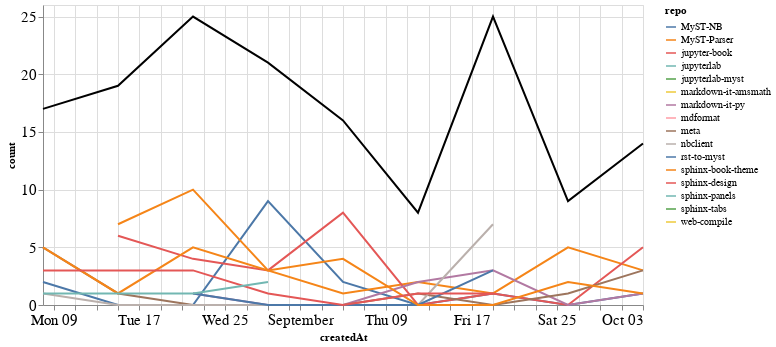

Notebook code cell kept with this figure:
### Markdown cell above
### Comments

### Code cell
comments_time = comments.groupby('repo').resample('W', on='createdAt').count()['author'].reset_index()
comments_time = comments_time.rename(columns={'author': 'count'})
comments_time_total = comments_time.groupby('createdAt').agg({"count": "sum"}).reset_index()
ch1 = alt.Chart(comments_time, width=600).mark_line().encode(
    x='createdAt',
    y='count',
    color='repo',
    tooltip="repo"
)

ch2 = alt.Chart(comments_time_total, width=600).mark_line(color="black").encode(
    x='createdAt',
    y='count',
)

ch1 + ch2

### Figure 1 — Vega-Lite specification as saved in the notebook (floating-point values rounded to 4 significant figures)
{"config": {"axisLeft": {"labelFontSize": 15}, "axisBottom": {"labelFontSize": 15}}, "layer": [{"data": {"name": "data-d59b055f73ea6fbdf6064330edbe4495"}, "mark": "line", "encoding": {"color": {"type": "nominal", "field": "repo"}, "tooltip": {"type": "nominal", "field": "repo"}, "x": {"type": "temporal", "field": "createdAt"}, "y": {"type": "quantitative", "field": "count"}}, "width": 600}, {"data": {"name": "data-abc6a6ad740cb01e1a50ce7fa2fbbc71"}, "mark": {"type": "line", "color": "black"}, "encoding": {"x": {"type": "temporal", "field": "createdAt"}, "y": {"type": "quantitative", "field": "count"}}, "width": 600}], "$schema": "https://vega.github.io/schema/vega-lite/v4.8.1.json", "datasets": {"data-d59b055f73ea6fbdf6064330edbe4495": [{"repo": "MyST-NB", "createdAt": "2021-08-08T00:00:00", "count": 2}, {"repo": "MyST-NB", "createdAt": "2021-08-15T00:00:00", "count": 0}, {"repo": "MyST-NB", "createdAt": "2021-08-22T00:00:00", "count": 0}, {"repo": "MyST-NB", "createdAt": "2021-08-29T00:00:00", "count": 9}, {"repo": "MyST-NB", "createdAt": "2021-09-05T00:00:00", "count": 2}, {"repo": "MyST-NB", "createdAt": "2021-09-12T00:00:00", "count": 0}, {"repo": "MyST-NB", "createdAt": "2021-09-19T00:00:00", "count": 1}, {"repo": "MyST-NB", "createdAt": "2021-09-26T00:00:00", "count": 0}, {"repo": "MyST-NB", "createdAt": "2021-10-03T00:00:00", "count": 1}, {"repo": "MyST-Parser", "createdAt": "2021-08-15T00:00:00", "count": 7}, {"repo": "MyST-Parser", "createdAt": "2021-08-22T00:00:00", "count": 10}, {"repo": "MyST-Parser", "createdAt": "2021-08-29T00:00:00", "count": 3}, {"repo": "MyST-Parser", "createdAt": "2021-09-05T00:00:00", "count": 1}, {"repo": "MyST-Parser", "createdAt": "2021-09-12T00:00:00", "count": 2}, {"repo": "MyST-Parser", "createdAt": "2021-09-19T00:00:00", "count": 1}, {"repo": "MyST-Parser", "createdAt": "2021-09-26T00:00:00", "count": 5}, {"repo": "MyST-Parser", "createdAt": "2021-10-03T00:00:00", "count": 3}, {"repo": "jupyter-book", "createdAt": "2021-08-15T00:00:00", "count": 6}, {"repo": "jupyter-book", "createdAt": "2021-08-22T00:00:00", "count": 4}, {"repo": "jupyter-book", "createdAt": "2021-08-29T00:00:00", "count": 3}, {"repo": "jupyter-book", "createdAt": "2021-09-05T00:00:00", "count": 8}, {"repo": "jupyter-book", "createdAt": "2021-09-12T00:00:00", "count": 0}, {"repo": "jupyter-book", "createdAt": "2021-09-19T00:00:00", "count": 1}, {"repo": "jupyter-book", "createdAt": "2021-09-26T00:00:00", "count": 0}, {"repo": "jupyter-book", "createdAt": "2021-10-03T00:00:00", "count": 5}, {"repo": "jupyterlab", "createdAt": "2021-09-19T00:00:00", "count": 1}, {"repo": "jupyterlab-myst", "createdAt": "2021-09-19T00:00:00", "count": 7}, {"repo": "markdown-it-amsmath", "createdAt": "2021-09-12T00:00:00", "count": 1}, {"repo": "markdown-it-py", "createdAt": "2021-08-22T00:00:00", "count": 1}, {"repo": "markdown-it-py", "createdAt": "2021-08-29T00:00:00", "count": 0}, {"repo": "markdown-it-py", "createdAt": "2021-09-05T00:00:00", "count": 0}, {"repo": "markdown-it-py", "createdAt": "2021-09-12T00:00:00", "count": 2}, {"repo": "markdown-it-py", "createdAt": "2021-09-19T00:00:00", "count": 3}, {"repo": "markdown-it-py", "createdAt": "2021-09-26T00:00:00", "count": 0}, {"repo": "markdown-it-py", "createdAt": "2021-10-03T00:00:00", "count": 1}, {"repo": "mdformat", "createdAt": "2021-09-05T00:00:00", "count": 1}, {"repo": "meta", "createdAt": "2021-08-08T00:00:00", "count": 5}, {"repo": "meta", "createdAt": "2021-08-15T00:00:00", "count": 1}, {"repo": "meta", "createdAt": "2021-08-22T00:00:00", "count": 0}, {"repo": "meta", "createdAt": "2021-08-29T00:00:00", "count": 0}, {"repo": "meta", "createdAt": "2021-09-05T00:00:00", "count": 0}, {"repo": "meta", "createdAt": "2021-09-12T00:00:00", "count": 1}, {"repo": "meta", "createdAt": "2021-09-19T00:00:00", "count": 0}, {"repo": "meta", "createdAt": "2021-09-26T00:00:00", "count": 1}, {"repo": "meta", "createdAt": "2021-10-03T00:00:00", "count": 3}, {"repo": "nbclient", "createdAt": "2021-08-08T00:00:00", "count": 1}, {"repo": "nbclient", "createdAt": "2021-08-15T00:00:00", "count": 0}, {"repo": "nbclient", "createdAt": "2021-08-22T00:00:00", "count": 0}, {"repo": "nbclient", "createdAt": "2021-08-29T00:00:00", "count": 0}, {"repo": "nbclient", "createdAt": "2021-09-05T00:00:00", "count": 0}, {"repo": "nbclient", "createdAt": "2021-09-12T00:00:00", "count": 0}, {"repo": "nbclient", "createdAt": "2021-09-19T00:00:00", "count": 7}, {"repo": "rst-to-myst", "createdAt": "2021-08-22T00:00:00", "count": 1}, {"repo": "rst-to-myst", "createdAt": "2021-08-29T00:00:00", "count": 0}, {"repo": "rst-to-myst", "createdAt": "2021-09-05T00:00:00", "count": 0}, {"repo": "rst-to-myst", "createdAt": "2021-09-12T00:00:00", "count": 0}, {"repo": "rst-to-myst", "createdAt": "2021-09-19T00:00:00", "count": 3}, {"repo": "sphinx-book-theme", "createdAt": "2021-08-08T00:00:00", "count": 5}, {"repo": "sphinx-book-theme", "createdAt": "2021-08-15T00:00:00", "count": 1}, {"repo": "sphinx-book-theme", "createdAt": "2021-08-22T00:00:00", "count": 5}, {"repo": "sphinx-book-theme", "createdAt": "2021-08-29T00:00:00", "count": 3}, {"repo": "sphinx-book-theme", "createdAt": "2021-09-05T00:00:00", "count": 4}, {"repo": "sphinx-book-theme", "createdAt": "2021-09-12T00:00:00", "count": 0}, {"repo": "sphinx-book-theme", "createdAt": "2021-09-19T00:00:00", "count": 0}, {"repo": "sphinx-book-theme", "createdAt": "2021-09-26T00:00:00", "count": 2}, {"repo": "sphinx-book-theme", "createdAt": "2021-10-03T00:00:00", "count": 1}, {"repo": "sphinx-design", "createdAt": "2021-08-08T00:00:00", "count": 3}, {"repo": "sphinx-design", "createdAt": "2021-08-15T00:00:00", "count": 3}, {"repo": "sphinx-design", "createdAt": "2021-08-22T00:00:00", "count": 3}, {"repo": "sphinx-design", "createdAt": "2021-08-29T00:00:00", "count": 1}, {"repo": "sphinx-design", "createdAt": "2021-09-05T00:00:00", "count": 0}, {"repo": "sphinx-design", "createdAt": "2021-09-12T00:00:00", "count": 1}, {"repo": "sphinx-design", "createdAt": "2021-09-19T00:00:00", "count": 1}, {"repo": "sphinx-panels", "createdAt": "2021-08-08T00:00:00", "count": 1}, {"repo": "sphinx-panels", "createdAt": "2021-08-15T00:00:00", "count": 1}, {"repo": "sphinx-panels", "createdAt": "2021-08-22T00:00:00", "count": 1}, {"repo": "sphinx-panels", "createdAt": "2021-08-29T00:00:00", "count": 2}, {"repo": "sphinx-tabs", "createdAt": "2021-09-12T00:00:00", "count": 1}, {"repo": "web-compile", "createdAt": "2021-09-26T00:00:00", "count": 1}], "data-abc6a6ad740cb01e1a50ce7fa2fbbc71": [{"createdAt": "2021-08-08T00:00:00", "count": 17}, {"createdAt": "2021-08-15T00:00:00", "count": 19}, {"createdAt": "2021-08-22T00:00:00", "count": 25}, {"createdAt": "2021-08-29T00:00:00", "count": 21}, {"createdAt": "2021-09-05T00:00:00", "count": 16}, {"createdAt": "2021-09-12T00:00:00", "count": 8}, {"createdAt": "2021-09-19T00:00:00", "count": 25}, {"createdAt": "2021-09-26T00:00:00", "count": 9}, {"createdAt": "2021-10-03T00:00:00", "count": 14}]}}
